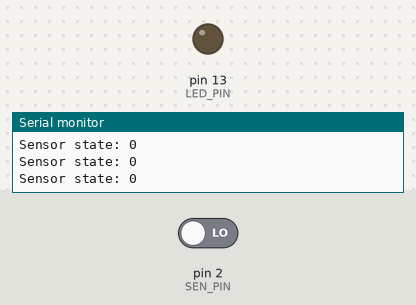
This sketch was run on a simulated Arduino Uno, built with avr-gcc and run on an emulated ATmega328P. Parts: output pins drawn as LEDs (lit = HIGH), the last lines printed to the serial monitor. The inputs (shaded band) are chosen by the test bench; at power-on: pin 2 (SEN_PIN) LOW.

Above: at 1.2 s.
1.3 s: pin 2 (SEN_PIN) driven HIGH
At 2.2 s:
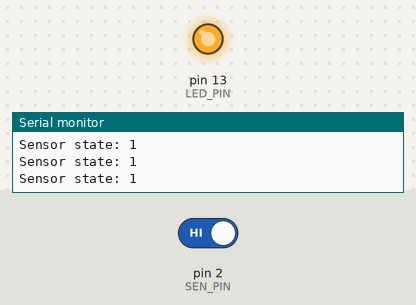
2.8 s: pin 2 (SEN_PIN) driven LOW
At 3.5 s:
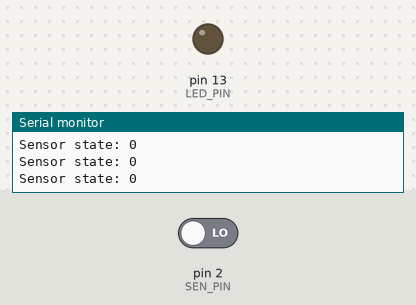
Timing chart, 0 to 5.8 s (numbered marks = the images above; inputs shaded):
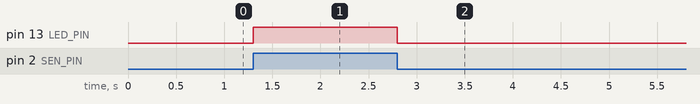

Measured:
- after the input at 1.3 s, pin 13 (LED_PIN): LOW → HIGH at once
- after the input at 2.8 s, pin 13 (LED_PIN): HIGH → LOW at once

The sketch:

sit315_task_m1_t2p1.ino
```cpp
// Set labels for pins
const uint8_t SEN_PIN = 2;
const uint8_t LED_PIN = 13;

// Set variable to record input state
volatile uint8_t sensorState = LOW;

void setup()
{
  // Set pins as input or output
  pinMode(SEN_PIN, INPUT);
  pinMode(LED_PIN, OUTPUT);
  // Set an interrupt to occur when a change is detected
  attachInterrupt(digitalPinToInterrupt(SEN_PIN), pin_ISR, CHANGE);
  // Begin recording serial
  Serial.begin(9600);
}

void loop()
{
  // Display vatiable in serial monitor
  Serial.print("Sensor state: ");
  Serial.println(sensorState);
}

void pin_ISR()
{
  // Set input value to variable
  sensorState = digitalRead(SEN_PIN);
  // Change LED based on variable
  digitalWrite(LED_PIN, sensorState);
}
```
